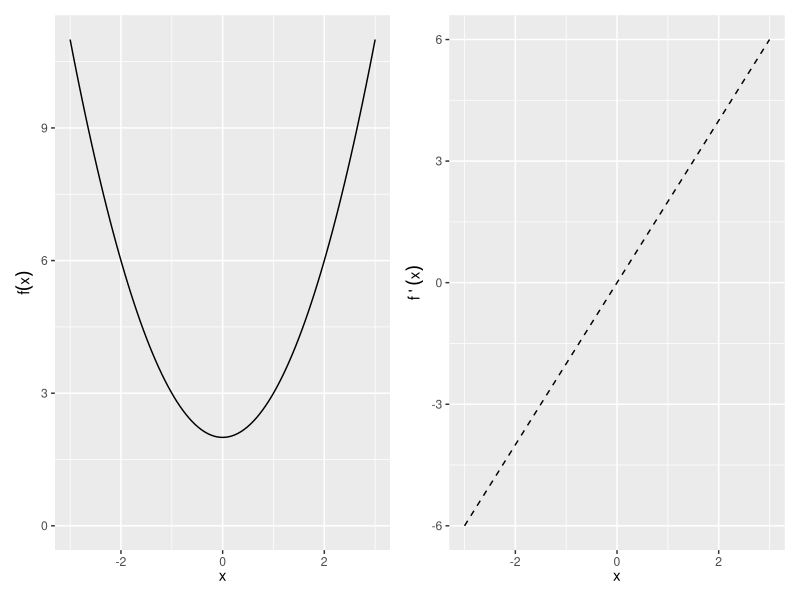
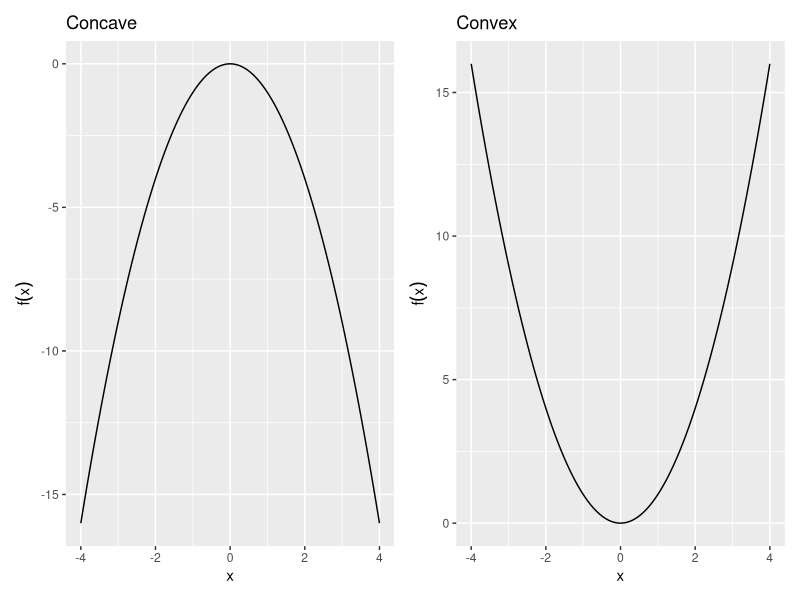

Generate these figures, in order, with R:
## ---- chunk 1
library(ggplot2)
library(tibble)
library(patchwork)
## ---- chunk 2
range <- tibble::tibble(x = c(-3, 3))
fx0 <- ggplot(range, aes(x = x)) +
  labs(x = expression(x), y = expression(f(x)),
       labs = expression(f(x)==x^2+2)) 
fx <- fx0 +  
  stat_function(fun = function(x) x^2 + 2, size = 0.5) +
  expand_limits(y = 0)

fprimex <- fx0 + stat_function(fun = function(x) 2*x, size = 0.5, linetype = "dashed") +
  labs(x = expression(x), y = expression(f~plain("'")~(x)))

fx + fprimex + plot_layout(nrow = 1)
## ---- chunk 3
range1 <- tibble(x = c(-4, 4))
fx1 <- ggplot(range1, aes(x = x)) +
  stat_function(fun = function(x) -x^2, size = 0.5) +
  labs(y = expression(f(x)), title  = "Concave")
fx2 <- ggplot(range1, aes(x = x)) +
  stat_function(fun = function(x) x^2, size = 0.5) +
  labs(y = expression(f(x)), title = "Convex")

fx1 + fx2 + plot_layout(nrow = 1)
